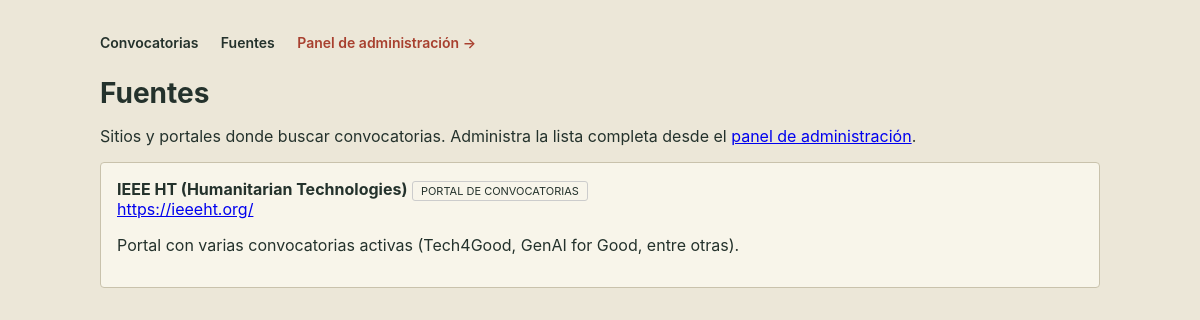
The page /fuentes/ on the database its author committed.
### convocatorias/models.py (models this page shows, shortened)
class Fuente(models.Model):
    TIPO_CHOICES = [
        ("portal", "Portal de convocatorias"),
        ("fundacion", "Fundación / donante"),
        ("newsletter", "Newsletter / boletín"),
        ("red", "Red o alianza"),
        ("otro", "Otro"),
    ]
    nombre = models.CharField("Nombre", max_length=200)
    url = models.URLField("URL", blank=True)
    tipo = models.CharField("Tipo", max_length=20, choices=TIPO_CHOICES, default="otro")
    notas = models.TextField("Notas", blank=True)
    creado = models.DateTimeField(auto_now_add=True)
    class Meta:
        verbose_name = "Fuente"
        verbose_name_plural = "Fuentes"
        ordering = ["nombre"]

### convocatorias/views.py (the view)
# urls.py: path("fuentes/", views.lista_fuentes, name="lista_fuentes"),
def lista_fuentes(request):
    fuentes = Fuente.objects.all()
    return render(request, "convocatorias/fuentes.html", {"fuentes": fuentes})

### convocatorias/templates/convocatorias/fuentes.html
{% extends "convocatorias/base.html" %}
{% block content %}
<h1>Fuentes</h1>
<p>Sitios y portales donde buscar convocatorias. Administra la lista completa desde el <a href="/admin/">panel de administración</a>.</p>
{% if fuentes %}
{% for f in fuentes %}
<div class="card">
  <strong>{{ f.nombre }}</strong> <span class="pill">{{ f.get_tipo_display }}</span><br>
  {% if f.url %}<a href="{{ f.url }}" target="_blank">{{ f.url }}</a><br>{% endif %}
  {% if f.notas %}<p>{{ f.notas }}</p>{% endif %}
</div>
{% endfor %}
{% else %}
<div class="empty">No hay fuentes registradas todavía.</div>
{% endif %}
{% endblock %}

### convocatorias/templates/convocatorias/base.html (style rules this page uses)
body { font-family:-apple-system,Segoe UI,Helvetica,Arial,sans-serif;background:#ece7d8;color:#24322c;margin:0; }
h1 { font-size:28px;margin:0 0 6px; }
.pill { font-size:11px;text-transform:uppercase;padding:2px 8px;border-radius:3px;border:1px solid #ccc; }
.card { background:#f8f5ea;border:1px solid #c9c2ac;border-radius:4px;padding:16px;margin-bottom:12px; }

### rows shown on the page
Fuente: nombre "IEEE HT (Humanitarian Technologies)", tipo "PORTAL DE CONVOCATORIAS", url "https://ieeeht.org/", notas "Portal con varias convocatorias activas (Tech4Good, GenAI for Good, entre otras)."
